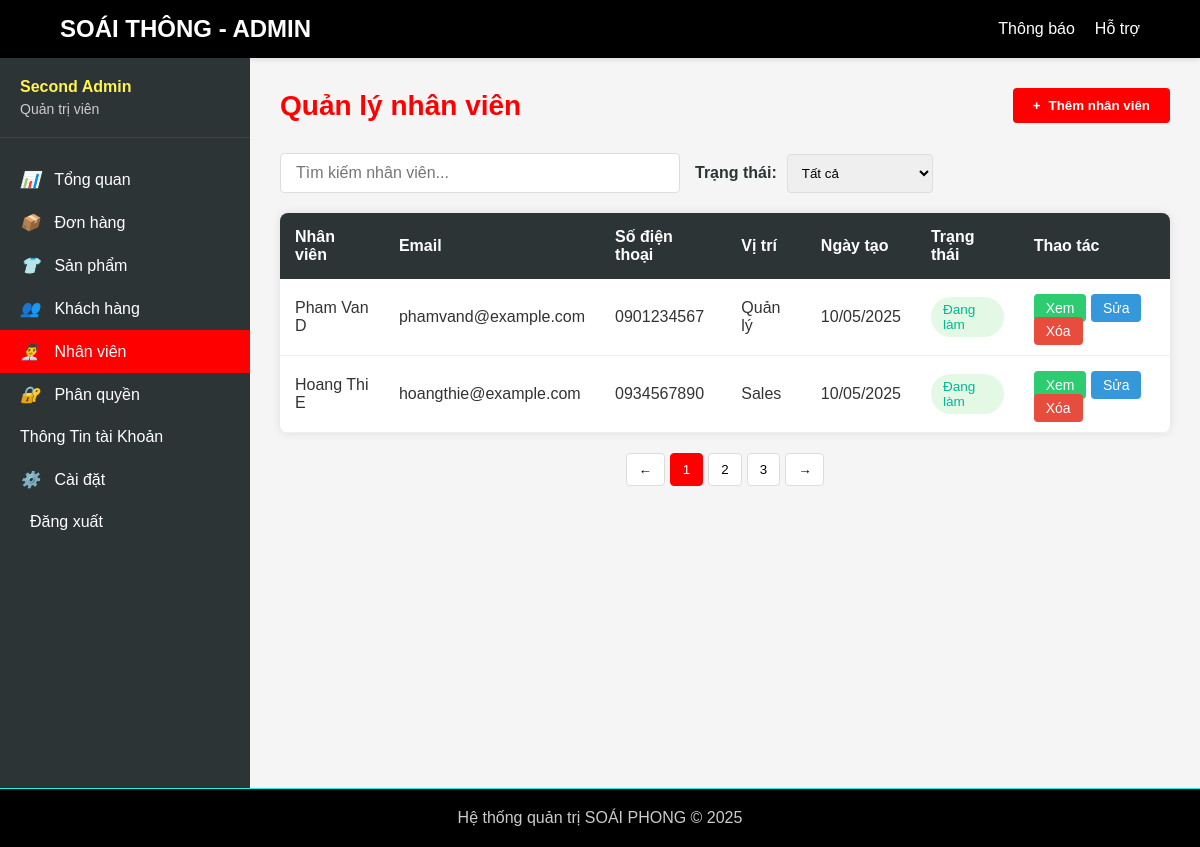
Page /admin/manage_employees.php (signed in) on the committed database.
### tables this page shows
CREATE TABLE employees (
    id INT AUTO_INCREMENT PRIMARY KEY,
    name VARCHAR(255) NOT NULL,
    email VARCHAR(255) NOT NULL UNIQUE,
    phone VARCHAR(20) NOT NULL,
    date_of_birth DATE NOT NULL,
    address TEXT NOT NULL,
    password VARCHAR(255) NOT NULL,
    position VARCHAR(50) NOT NULL,
    status VARCHAR(50) NOT NULL DEFAULT 'active',
    role ENUM('staff') NOT NULL DEFAULT 'staff',
    avatar VARCHAR(255),
    created_at TIMESTAMP DEFAULT CURRENT_TIMESTAMP
);

### admin/manage_employees.php (the view, shortened to what this page needs)
<?php
include('../includes/database.php');
$sql = "SELECT * FROM employees";
$stmt = $conn->prepare($sql);
$stmt->execute();
$result = $stmt->get_result();
$employees = $result->fetch_all(MYSQLI_ASSOC);
?>
<?php require_once('../admin/header/admin-header.php'); ?>
<!DOCTYPE html>
<html lang="vi">
<head>
    <link rel="stylesheet" href="../assets/css/admin/manage_employees.css">
</head>
<body>
    <div class="admin-container">
        <?php require_once('../admin/sidebar/admin_sidebar.php'); ?>
        <div class="admin-content">
            <div class="page-header">
                <h1 class="page-title">Quản lý nhân viên</h1>
                <button class="btn-add" id="addEmployeeBtn">
                    <span>+</span> Thêm nhân viên
                </button>
            </div>
            <div class="employee-actions">
                <input type="text" class="search-box" placeholder="Tìm kiếm nhân viên...">
                <div class="filter-group">
                    <label for="status-filter">Trạng thái:</label>
                    <select id="status-filter">
                        <option value="all">Tất cả</option>
                    </select>
                </div>
            </div>
            <table class="employees-table">
                <thead>
                    <tr>
                        <th>Nhân viên</th>
                        <th>Email</th>
                        <th>Số điện thoại</th>
                        <th>Vị trí</th>
                        <th>Ngày tạo</th>
                        <th>Trạng thái</th>
                        <th>Thao tác</th>
                    </tr>
                </thead>
                <tbody>
                <tbody>
                    <?php foreach ($employees as $employee): ?>
                        <?php
                        $statusClass = $employee['status'] == 'active' ? 'status-active' : 'status-inactive';
                        $statusText = $employee['status'] == 'active' ? 'Đang làm' : 'Đã Nghỉ làm';
                        $positionMap = [
                            'Manager' => 'Quản lý',
                            'Sales Staff' => 'Nhân viên bán hàng',
                            'Warehouse Staff' => 'Nhân viên kho',
                            'Delivery Staff' => 'Nhân viên giao hàng',
                            'Customer Service' => 'Nhân viên CSKH'
                        ];
                        $positionInVietnamese = isset($positionMap[$employee['position']]) ? $positionMap[$employee['position']] : $employee['position'];
                        ?>
                        <tr data-id="<?php echo $employee['id']; ?>"
                            data-posion="<?php echo htmlspecialchars($employee['position']); ?>"
                            data-address="<?php echo htmlspecialchars($employee['address']); ?>"
                            data-birthday="<?php echo htmlspecialchars($employee['date_of_birth']); ?>"
                            data-avatar="<?php echo htmlspecialchars($employee['avatar'] ? '../assets/avatar/' . $employee['avatar'] : '../assets/avatar/default-avatar.png'); ?>">
                            <td><?php echo htmlspecialchars($employee['name']); ?></td>
                            <td><?php echo htmlspecialchars($employee['email']); ?></td>
                            <td><?php echo htmlspecialchars($employee['phone']); ?></td>
                            <td><?php echo $positionInVietnamese; ?></td>
                            <td><?php echo date('d/m/Y', strtotime($employee['created_at'])); ?></td>
                            <td><span class="employee-status <?php echo $statusClass; ?>"><?php echo $statusText; ?></span></td>
                            <td>
                                <button class="action-btn btn-view">Xem</button>
                                <button class="action-btn btn-edit" id="">Sửa</button>
                                <a href="delete_employees.php?id=<?php echo $employee['id']; ?>" class="action-btn btn-delete">Xóa</a>
                            </td>
                        </tr>
                    <?php endforeach; ?>
                </tbody>
            </table>
            <div class="pagination">
                <button class="pagination-btn">←</button>
                <button class="pagination-btn active">1</button>
                <button class="pagination-btn">2</button>
                <button class="pagination-btn">3</button>
                <button class="pagination-btn">→</button>
            </div>
        </div>
    </div>
</body>
</html>
<?php require_once('../admin/footer/admin-footer.php'); ?>

### admin/header/admin-header.php (shortened to what this page needs)
<!DOCTYPE html>
<html lang="en">
<head>
    <link rel="stylesheet" href="/assets/css/admin/header/admin-header.css">
</head>
<body>
    <header>
        <div class="header-container">
            <div class="logo">SOÁI THÔNG - ADMIN</div>
            <ul class="admin-menu">
                <li><a href="#">Thông báo</a></li>
                <li><a href="#">Hỗ trợ</a></li>
            </ul>
        </div>
    </header>
</body>
</html>

### admin/sidebar/admin_sidebar.php (shortened to what this page needs)
<link rel="stylesheet" href="../assets/css/admin/manage_employees.css">
<div class="admin-sidebar">
    <div class="sidebar-header">
        <div class="admin-name"><?php echo isset($_SESSION['user']) ? htmlspecialchars($_SESSION['user']['name']) : 'Admin'; ?></div>
        <div class="admin-role">Quản trị viên</div>
    </div>
    <ul class="sidebar-menu">
        <?php
        $current_page = basename($_SERVER['PHP_SELF']);
        ?>
        <li><a href="dashboard.php" class="<?php echo $current_page == 'dashboard.php' ? 'active' : ''; ?>"><i>📊</i> Tổng quan</a></li>
        <li><a href="#" class="<?php echo $current_page == '#' ? 'active' : ''; ?>"><i>📦</i> Đơn hàng</a></li>
        <li><a href="../admin/manage_products.php" class="<?php echo $current_page == 'manage_products.php' ? 'active' : ''; ?>"><i>👕</i> Sản phẩm</a></li>
        <li><a href="../admin/manege_customer.php" class="<?php echo $current_page == 'manege_customer.php' ? 'active' : ''; ?>"><i>👥</i> Khách hàng</a></li>
        <li><a href="../admin/manage_employees.php" class="<?php echo $current_page == 'manage_employees.php' ? 'active' : ''; ?>"><i>👨‍💼</i> Nhân viên</a></li>
        <li><a href="../admin/manage_roles.php" class="<?php echo $current_page == 'manage_roles.php' ? 'active' : ''; ?>"><i>🔐</i> Phân quyền</a></li>
        <li><a href="../admin/acount_admin.php" class="<?php echo $current_page == 'acount_admin.php' ? 'active' : ''; ?>">Thông Tin tài Khoản</a></li>
        <li><a href="../admin/admin_setting.php" class="<?php echo $current_page == 'admin_setting.php' ? 'active' : ''; ?>"><i>⚙️</i> Cài đặt</a></li>
        <li>
            <?php
            if (isset($_SESSION['user'])) {
                echo '<a href="logout.php" class="logout-btn"><i class="fas fa-sign-out-alt"></i> Đăng xuất</a>';
            } else {
                echo '<a href="../login/index.php" class="login-btn"><i class="fas fa-sign-in-alt"></i> Đăng nhập</a>';
            }
            ?>
        </li>
    </ul>
</div>

### admin/footer/admin-footer.php (shortened to what this page needs)
<!DOCTYPE html>
<html lang="en">
<head>
    <link rel="stylesheet" href="/assets/css/admin/footer/admin-footer.css">
</head>
<body>
    <footer>
        <p>Hệ thống quản trị SOÁI PHONG &copy; 2025</p>
    </footer>
</body>
</html>

### assets/css/admin/header/admin-header.css (style rules this page uses)
* { margin: 0; padding: 0; box-sizing: border-box; font-family: 'Arial', sans-serif; }
body { background-color: #f5f5f5; color: #333; }
header { background-color: #000000; color: #FFFFFF; padding: 15px 0; box-shadow: 0 2px 5px rgba(0, 0, 0, 0.1); }
.header-container { width: 90%; max-width: 1200px; margin: 0 auto; display: flex; justify-content: space-between; align-items: center; }
.logo { font-size: 24px; font-weight: bold; color: #ffffff; }
.admin-menu { display: flex; list-style: none; }
.admin-menu li { margin-left: 20px; }
.admin-menu a { color: #FFFFFF; text-decoration: none; transition: color 0.3s; }

### assets/css/admin/manage_employees.css (style rules this page uses)
* { margin: 0; padding: 0; box-sizing: border-box; font-family: 'Arial', sans-serif; }
body { background-color: #f5f5f5; color: #333; }
.admin-container { display: flex; min-height: calc(100vh - 70px); }
.admin-sidebar { width: 250px; background-color: #2D3436; color: #FFFFFF; padding: 20px 0; }
.sidebar-header { padding: 0 20px 20px; border-bottom: 1px solid #444; margin-bottom: 20px; }
.sidebar-header .admin-name { font-weight: bold; margin-bottom: 5px; color: #FFF44F; }
.sidebar-header .admin-role { font-size: 14px; color: #CCCCCC; }
.sidebar-menu { list-style: none; }
.sidebar-menu li a { display: block; padding: 12px 20px; color: #FFFFFF; text-decoration: none; transition: all 0.3s; }
.sidebar-menu li a:hover, .sidebar-menu li a.active { background-color: #FF0000; }
.sidebar-menu li a i { margin-right: 10px; width: 20px; text-align: center; }
.admin-content { flex: 1; padding: 30px; }
.page-header { display: flex; justify-content: space-between; align-items: center; margin-bottom: 30px; }
.page-title { color: #FF0000; font-size: 28px; }
.btn-add { background-color: #FF0000; color: #FFFFFF; border: none; padding: 10px 20px; border-radius: 4px; cursor: pointer; display: flex; align-items: center; gap: 8px; font-weight: bold; transition: background-color 0.3s; }
.employee-actions { display: flex; gap: 15px; margin-bottom: 20px; }
.search-box { flex: 1; max-width: 400px; padding: 10px 15px; border: 1px solid #ddd; border-radius: 4px; font-size: 16px; }
.filter-group { display: flex; align-items: center; gap: 10px; }
.filter-group label { font-weight: bold; color: #2D3436; }
.filter-group select { padding: 10px; border: 1px solid #ddd; border-radius: 4px; }
.employees-table { width: 100%; border-collapse: collapse; background-color: #FFFFFF; box-shadow: 0 0 10px rgba(0, 0, 0, 0.1); border-radius: 8px; overflow: hidden; }
.employees-table th { background-color: #2D3436; color: #FFFFFF; padding: 15px; text-align: left; }
.employees-table td { padding: 15px; border-bottom: 1px solid #eee; }
.employee-status { padding: 5px 10px; border-radius: 4px; font-size: 12px; font-weight: bold; color: #ffffff; background-color: #2ecc71; font-weight: bold; }
.status-active { background-color: #e6f7e6; color: #2e7d32; }
.action-btn { text-decoration: none; padding: 6px 12px; border-radius: 4px; cursor: pointer; border: none; font-size: 14px; transition: all 0.3s; }
.btn-edit { background-color: #3498db; color: white; }
.btn-delete { background-color: #e74c3c; color: white; }
.btn-view { background-color: #2ecc71; color: white; }
.pagination { display: flex; justify-content: center; margin-top: 20px; gap: 5px; }
.pagination-btn { padding: 8px 12px; border: 1px solid #ddd; background-color: white; cursor: pointer; border-radius: 4px; }
.pagination-btn.active { background-color: #FF0000; color: white; border-color: #FF0000; }
.employee-status { padding: 5px 12px; border-radius: 20px; font-size: 0.85rem; font-weight: 500; display: inline-block; }
.status-active { background-color: #E3F9E5; color: #00B894; }

### assets/css/admin/footer/admin-footer.css (style rules this page uses)
* { margin: 0; padding: 0; box-sizing: border-box; font-family: 'Arial', sans-serif; }
body { background-color: #f5f5f5; color: #333; }
footer { background-color: #000000; color: #CCCCCC; padding: 20px 0; text-align: center; border-top: 1px solid #00FFFF; }

### admin/sidebar/admin_sidebar.php (style rules this page uses)
.sidebar-menu li a.active { background-color: red; color: white; }

### rows in the picture
employees: name "Pham Van D", email "phamvand@example.com", phone "0901234567", position "Quản lý", created_at "10/05/2025", status "Đang làm"
employees: name "Hoang Thi E", email "hoangthie@example.com", phone "0934567890", position "Sales", created_at "10/05/2025", status "Đang làm"

### other values in the picture
$_SESSION['user']['name'] "Second Admin"
